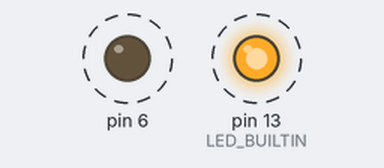
Bench run of a sketch on a simulated Arduino Uno, built with avr-gcc and run on an emulated ATmega328P. On the bench: output pins drawn as LEDs (lit = HIGH). Dashed ring = blinking.

Above: at 6.2 s.
Timing chart, 0 to 9.0 s (numbered marks = the images above):
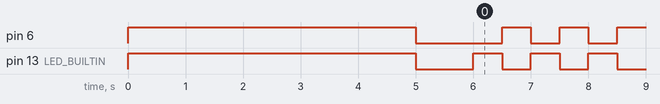

Measured:
- by itself, pin 6, pin 13 (LED_BUILTIN): repeats every 1.0 s: HIGH 0.50 s, LOW 0.50 s

The sketch:

ex03.ino
```cpp
void setup() {
 pinMode(13, OUTPUT); // LED_BUILTIN == 13
 pinMode(6,OUTPUT);
 // 디지털 13, 6 번핀을 디지털신호 출력용
  digitalWrite(13, HIGH); // 5V 전류가 흐른다.
  digitalWrite(6, HIGH); // 5V 전류가 흐른다.
  delay(5000); // 5초
  digitalWrite(13, LOW); // 0V 전류가 흐르지 않는다.
  digitalWrite(6, LOW); // 0V 전류가 흐르지 않는다.
  delay(1000); // 1초
}
void loop() {
  digitalWrite(13, HIGH);// 5V 빨간색 LED 켬
  digitalWrite(6, LOW);  // 초록색 LED 끔
  delay(500); // 0.5초
  digitalWrite(13, LOW);
  digitalWrite(6, HIGH); // 0V
  delay(500); // 0.5초
}
```
